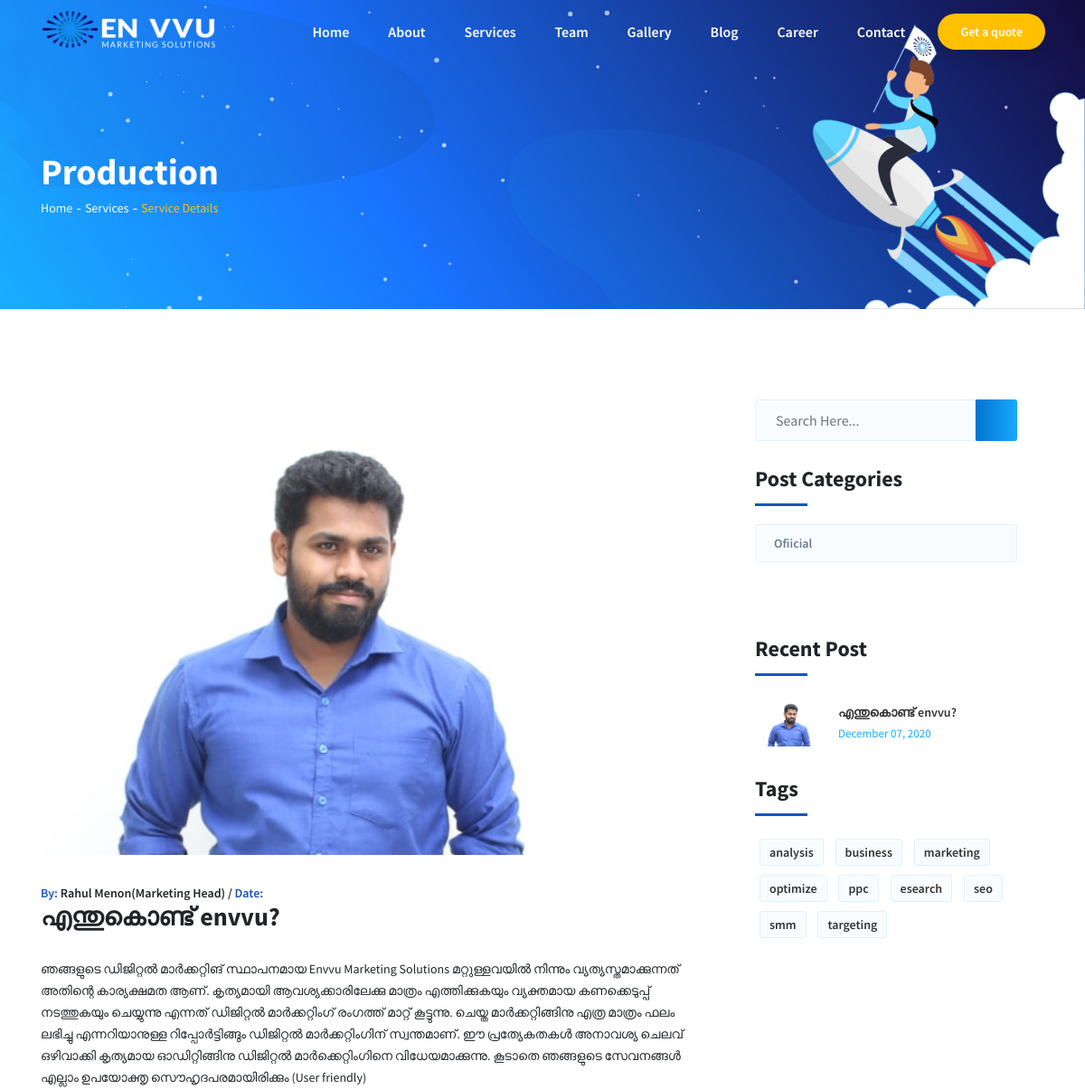
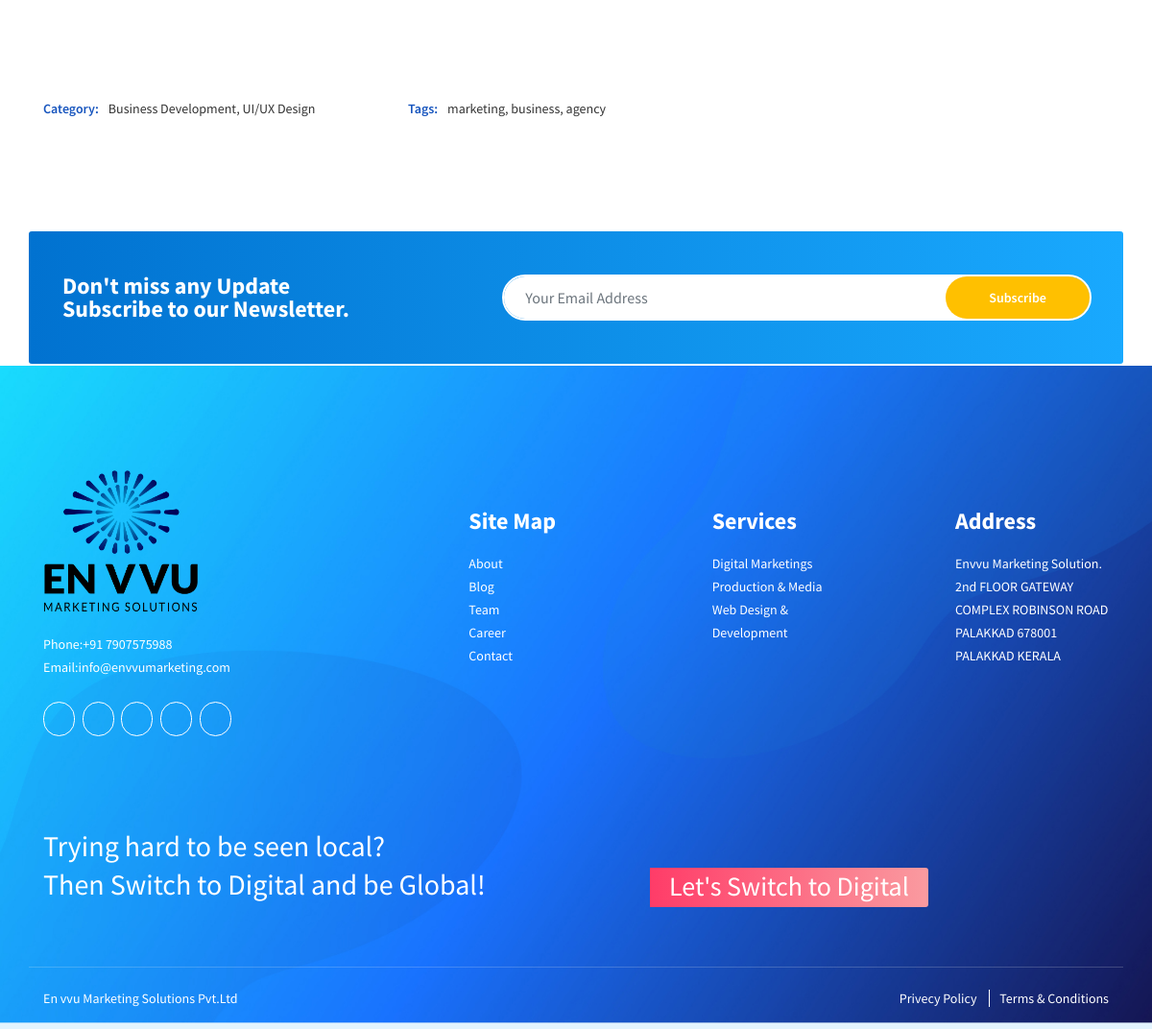
The page /blog/1 on the database its author committed (2 pictures, top to bottom).
### Envvu1/models.py (models this page shows, shortened)
class Blog(models.Model):
	title = models.CharField(max_length=100)
	categ=models.ForeignKey(Blogcateg, on_delete=models.CASCADE, null=True, blank=True)
	content = models.TextField()
	date= models.DateTimeField(default=timezone.now)
	author=models.CharField(max_length=100)
	image= models.ImageField(default='default.jpg', upload_to='blog_pics')

class Blogcateg(models.Model):
	categ = models.CharField(max_length=100)

### Envvu1/views.py (the view)
# urls.py: path('blog/<id>',views.blogdet,name='blogdet'),
def blogdet(request, id):
	context ={
	'cat':Blogcateg.objects.all(),
	'blog2':Blog.objects.all().order_by('-date')[:3]
	}
	context["data2"] = Blog.objects.get(id = id)
	return render(request,'single.html',context)

### Envvu1/templates/single.html (shortened to what this page needs)
{% load static %}
<!DOCTYPE html>
<html lang="en">
<head>
  <link rel="stylesheet" href="{% static 'assets/css/owl.carousel.min.css' %}" />
  <link rel="stylesheet" href="{% static 'assets/css/owl.theme.default.min.css' %}" />
  <link rel="stylesheet" href="{% static 'assets/css/icofont.min.css' %}" />
  <link rel="stylesheet" href="{% static 'assets/css/bootstrap.min.css' %}" />
  <link rel="stylesheet" href="{% static 'assets/css/style.css' %}" />
</head>
<body>
  <section class="header-section page-header">
    <header class="header-area">
      <div class="dope-nav-container breakpoint-off">
        <div class="container">
          <div class="row">
            <nav class="dope-navbar justify-content-between" id="dopeNav">
              <a  href="{% url 'index' %}"><img style="width: 200px" src="{% static 'assets/img/envvu png wht line.png' %}" alt=""></a>
              <div class="dope-menu">
                <div class="dopenav">
                  <ul id="nav">
                    <li><a href="{% url 'index' %}">Home</a>
                    </li>
                    <li><a href="{% url 'about' %}">About</a></li>
                 <li class="current-dropdowns"><a href="#">Services</a>
                    </li>
            <li><a href="{% url 'team' %}">Team</a></li>
            <li><a href="{% url 'gallery' %}">Gallery</a></li>
            <li><a href="{% url 'blog' %}">Blog</a></li>
            <li><a href="{% url 'career' %}">Career</a></li>
                      <li><a href="{% url 'contact' %}">Contact</a></li>
                  </ul>
                </div>
                <a href="{% url 'contact.html" class="menu-btn">Get a quote</a>
              </div>
            </nav>
          </div>
        </div>
      </div>
    </header>
    <div class="container">
      <div class="row section-gap">
        <div class="col-md-12">
          <h1>Production</h1>
          <ul class="pagination">
            <li><a href="{% url 'index' %}">Home</a></li>
            <li><a href="{% url 'service-details' %}">Services</a></li>
            <li>Service Details</li>
          </ul>
        </div>
      </div>
    </div>
  </section>
  <section class="blog-post-section section-gap">
    <div class="container">
      <div class="row d-flex">
        <div class="col-lg-8 col-md-12 blog-posts">
          <div class="single-post post">
            <img class="img-fluid" src="{{data2.image.url}}">
            <div class="details entry-content">
              <div class="meta">
                <span>By:</span> {{data2.author}} / <span>Date:</span> {{data2.|date:"F d, Y"}}
              </div>
              <h2 class="title">{{data2.title}}</h2>
              <br>
              <p>
               {{data2.content|linebreaks}}
              </p> <br>
              <br>
            </div>
            <div class="footer-meta row">
              <div class="col-md-6 meta-left">
                <p><span>Category:</span></p>
                <ul>
                  <li><a href="#">Business Development, </a></li>
                  <li><a href="#">UI/UX Design</a></li>
                </ul>
              </div>
              <div class="col-md-6 meta-right">
                <p><span>Tags:</span></p>
                <ul>
                  <li><a href="#">marketing, </a></li>
                  <li><a href="#">business, </a></li>
                  <li><a href="#">agency</a></li>
                </ul>
              </div>
            </div>
          </div>
        </div>
        <div class="col-lg-4 col-md-12 sidebar">
          <div class="widget widget_search">
            <div class="input-group">
              <input class="form-control" type="text" placeholder="Search Here...">
              <div class="input-group-append">
                <button class="form-btn-style" type="submit">
                  <i class="icofont-search-2"></i>
                </button>
              </div>
            </div>
          </div>
          <div class="widget category_widget">
            <h4 class="widget-title">Post Categories</h4>
             <ul>
               {%for i in cat%}
              <li><a href="#">{{i.categ}}</a></li>
              {%endfor%}
            </ul>
          </div>
          <div class="widget ads_widget text-center">
          </div>
          <div class="widget widget_recent_entries">
            <h4 class="widget-title">Recent Post</h4>
            <ul>
               {%for i in blog2%}
              <li class="d-flex align-items-center justify-content-center">
                <a class="thumb" href="#">
                  <img src="{{i.image.url}}" alt="">
                </a>
                <div class="meta-wrap">
                  <a href="{%url 'blogdet' i.id%}">
                    {{i.title}}
                  </a>
                  <p>{{i.date|date:"F d, Y"}}</p>
                </div>
              </li>
               {%endfor%}
            </ul>
          </div>
          <div class="widget widget_tag_cloud">
            <h4 class="widget-title">Tags</h4>
            <ul>
              <li><a href="#">analysis</a></li>
              <li><a href="#">business</a></li>
              <li><a href="#">marketing</a></li>
              <li><a href="#">optimize</a></li>
              <li><a href="#">ppc</a></li>
              <li><a href="#">esearch</a></li>
              <li><a href="#">seo </a></li>
              <li><a href="#">smm</a></li>
              <li><a href="#">targeting</a></li>
            </ul>
          </div>
        </div>
      </div>
    </div>
  </section>
  <section class="subscribe-form-section">
    <div class="container">
      <div class="row d-flex justify-content-center align-items-center cta-subscribe-wrap other-page">
        <div class="col-md-5">
          <h4>Don't miss any Update <br>
            Subscribe to our Newsletter.
          </h4>
        </div>
        <div class="col-md-7">
          <form class="input-group subscribe-form-wrap">
            <input class="form-control" type="text" placeholder="Your Email Address">
            <div class="input-group-append">
              <button class="form-btn-style" type="submit">
                Subscribe
              </button>
            </div>
          </form>
        </div>
      </div>
    </div>
  </section>
  <br>
  <br>
  <br>
  <footer class="footer-section section-gap-top home-one">
    <div class="container">
      <div class="row footer-top d-flex justify-content-between">
        <div class="col-lg-4 col-md-6 col-6 footer-widgets">
          <img src="{% static 'assets/im/EN VVU LOGO.png' %}" alt="en vvu" width="162" height="158" class="footer-logo" >
          <p>Phone:<a href="tel:+91 7907575988">+91 7907575988</a> <br>
Email:<a href="mailto:info@envvumarketing.com">info@envvumarketing.com</a> </p>
          <ul class="social-lists">
            <li><a href="https://www.facebook.com/envvumarketing/"><i class="icofont-facebook"></i></a></li>
        <li><a href="https://twitter.com/envvumarketing"><i class="icofont-twitter"></i></a></li>
            <li><a href="https://www.youtube.com/channel/UCde3OSSxVRuugxGtvOe2A_g"><i class="icofont-youtube"></i></a></li>
            <li><a href="https://www.instagram.com/envvumarketing/"><i class="icofont-instagram"></i></a></li>
            <li><a href="https://www.linkedin.com/company/envvumarketingsolutions/"><i class="icofont-linkedin"></i></a></li>
          </ul>
      </div>
        <div class="col-lg-2 col-md-6 col-6 footer-widgets" style="padding-top: 50px;">
          <div class="single-widget">
            <h4 class="wiget-title">Site Map</h4>
            <ul>
              <li><a href="{% url 'about' %}">About</a></li>
              <li><a href="{% url 'blog' %}">Blog</a></li>
        <li><a href="{% url 'team' %}">Team</a></li>
         <li><a href="{% url 'career' %}">Career</a></li>
              <li><a href="{% url 'contact' %}">Contact</a></li>
            </ul>
          </div>
        </div>
        <div class="col-lg-2 col-md-6 col-6 footer-widgets" style="padding-top: 50px;">
          <div class="single-widget">
            <h4 class="wiget-title">Services</h4>
            <ul>
              <li><a href="{% url 'digitalmarketing' %}">Digital Marketings</a></li>
              <li><a href="{% url 'production' %}">Production & Media</a></li>
              <li><a href="{% url 'webdevelopment' %}">Web Design & Development</a></li>
            </ul>
          </div>
        </div>
        <div class="col-lg-2 col-md-6 col-6 footer-widgets" style="padding-top: 50px;">
          <div class="single-widget">
            <h4 class="wiget-title">Address</h4>
         <p>Envvu Marketing Solution.
2nd FLOOR GATEWAY COMPLEX
ROBINSON ROAD PALAKKAD 678001
PALAKKAD KERALA</p>
          </div>
        </div>
      </div>
      <div class="row footer-bottom section-gap-top d-flex align-items-center">
        <div class="col-md-6">
          <p style="font-size:30px; color: white; line-height: 40px;">Trying hard to be seen local?<br> Then Switch to Digital and be Global! <br></p>
        </div>
        <div class="col-md-6">
          <div class="comment-buttons" style="padding-left: 70px; height: 10px;">
            <button class="btn-style red-btn"><h3 style="padding-top: 5px;">Let's Switch to Digital</h3></button>
          </div>
        </div>
      </div>
      <div class="row copyright-bottom d-flex align-items-center">
        <div class="col-md-6">
          <p><a href="envvumarketing.com">En vvu Marketing Solutions Pvt.Ltd</a></p>
        </div>
        <div class="col-md-6">
          <ul>
            <li><a href="#">Privecy Policy</a></li>
            <li><a href="#">Terms & Conditions</a></li>
          </ul>
        </div>
      </div>
    </div>
  </footer>
</body>
</html>

### rows shown on the page
Blog: image (picture), author "Rahul Menon(Marketing Head)", title "എന്തുകൊണ്ട് envvu?", content "ഞങ്ങളുടെ ഡിജിറ്റൽ മാർക്കറ്റിങ് സ്ഥാപനമായ Envvu Marketing Solutions മറ്റുള്ളവയിൽ നിന്നും വ്യത്യസ്തമാക്കുന്നത് അതിന്റെ കാര്യക്ഷമത ആണ്. കൃത്യമായി ആവശ്യക്കാരിലേക്കു മാത്രം എത്തിക്കുകയും വ്യക്തമായ കണക്കെടുപ്പ് നടത്തുകയും ചെയ്യുന്നു എന്നത് ഡിജിറ്റൽ മാർക്കറ്റിംഗ് രംഗത്ത് മാറ്റ് കൂട്ടുന്നു. ചെയ്ത മാർക്കറ്റിങ്ങിനു എത്ര മാത്രം ഫലം ലഭിച്ചു എന്നറിയാനുള്ള റിപ്പോർട്ടിങ്ങും ഡിജിറ്റൽ മാർക്കറ്റിംഗിന് സ്വന്തമാണ്. ഈ പ്രത്യേകതകൾ അനാവശ്യ ചെലവ് ഒഴിവാക്കി കൃത്യമായ ഓഡിറ്റിങ്ങിനു ഡിജിറ്റൽ മാർക്കെറ്റിംഗിനെ വിധേയമാക്കുന്നു. കൂടാതെ ഞങ്ങളുടെ സേവനങ്ങൾ എല്ലാം ഉപയോക്തൃ സൌഹൃദപരമായിരിക്കും (User friendly)", date "December 07, 2020"
Blogcateg: categ "Ofiicial"
